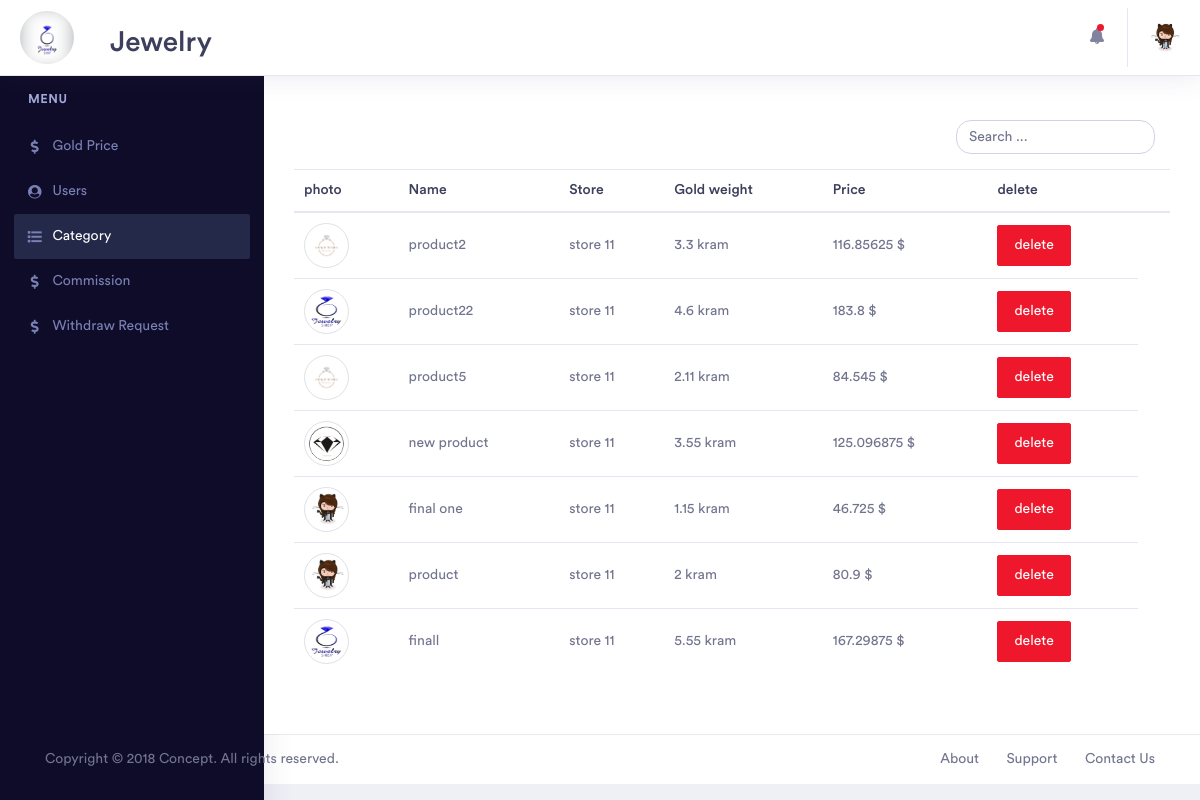
Page /product.php?data=1 (signed in) on the earlier database version.
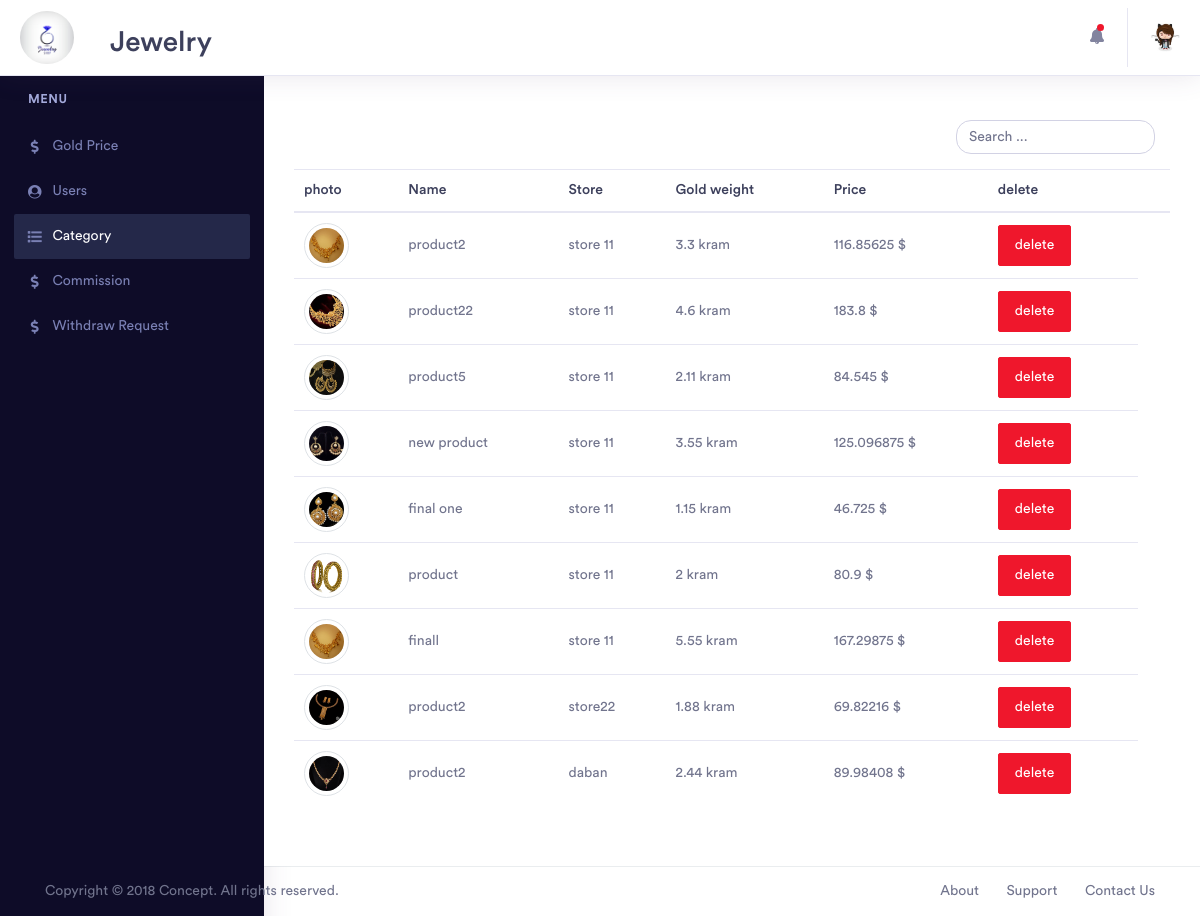
Same page on the later database version.
### tables this page shows
CREATE TABLE `product` (
  `id` int(11) NOT NULL,
  `name` varchar(500) NOT NULL,
  `photo` varchar(500) NOT NULL,
  `cat_id` int(11) NOT NULL,
  `gold_weight` float NOT NULL,
  `gold_kerat` int(11) NOT NULL,
  `manuf` float NOT NULL,
  `store_id` int(11) NOT NULL,
  `number` varchar(500) NOT NULL,
  `number_buy` int(11) NOT NULL DEFAULT '0'
);

CREATE TABLE `stores` (
  `id` int(11) NOT NULL,
  `name` varchar(500) NOT NULL,
  `address` varchar(500) NOT NULL,
  `mobile` varchar(500) NOT NULL,
  `image` varchar(500) NOT NULL,
  `f_link` varchar(500) NOT NULL,
  `g_link` varchar(500) NOT NULL
);

CREATE TABLE `price_gold` (
  `id` int(11) NOT NULL,
  `price_12` float NOT NULL,
  `price_14` float NOT NULL,
  `price_18` float NOT NULL,
  `price_21` float NOT NULL,
  `price_22` float NOT NULL,
  `price_24` float NOT NULL,
  `last_update` datetime NOT NULL
);

### core/admin.class.php (called while the page is built, shortened)
<?php
class admin
{
    private $conn;
    public function __construct()
    {
        $this->conn = mysqli_connect("localhost", "root", "", "jewelry");
    }
    public function admin_info($id){
        $result=mysqli_query($this->conn,"select * from admin where id=$id");
        if(mysqli_num_rows($result)>0){
            $data=array();
            while($row=mysqli_fetch_array($result)){
                $data[]=$row;
            }
        }
        return $data;
    }
    public function display_products($cat_id)
    {
        if ($cat_id == '0') {
            $result_pro = mysqli_query($this->conn, "select * from product");
        } else {
            $result_pro = mysqli_query($this->conn, "select * from product where cat_id=$cat_id");
        }
        if (mysqli_num_rows($result_pro) > 0) {
            $row = array();
            while ($row_prod = mysqli_fetch_array($result_pro)) {
                $row[] = $row_prod;
            }
            return $row;
        } else {
            return null;
        }
    }
    public function get_store_name($store_id)
    {
        $result_store = mysqli_query($this->conn, "select name from stores where id=$store_id");
        while ($name = mysqli_fetch_array($result_store)) {
            $store_name = $name['name'];
        }
        return $store_name;
    }
    public function get_price($gold_kerat)
    {
        $result_price = mysqli_query($this->conn, 'select * from price_gold');
        while ($price_data = mysqli_fetch_array($result_price)) {
            if ($gold_kerat == '24') {
                $price = $price_data['price_24'];
            } else if ($gold_kerat == '22') {
                $price = $price_data['price_22'];
            } else if ($gold_kerat == '21') {
                $price = $price_data['price_21'];
            } else if ($gold_kerat == '18') {
                $price = $price_data['price_18'];
            } else if ($gold_kerat == '14') {
                $price = $price_data['price_14'];
            } else {
                $price = $price_data['price_12'];
            }
        }
        return $price;
    }
}

### product.php (the view, shortened to what the changed rows need)
<?php
include_once "core/admin.class.php";
$obj = new admin();
?>
<!doctype html>
<html lang="en">
<head>
    <link rel="stylesheet" href="assets/vendor/bootstrap/css/bootstrap.min.css">
    <link href="assets/vendor/fonts/circular-std/style.css" rel="stylesheet">
    <link rel="stylesheet" href="assets/libs/css/style.css">
    <link rel="stylesheet" href="assets/vendor/fonts/fontawesome/css/fontawesome-all.css">
    <link rel="stylesheet" href="assets/vendor/charts/chartist-bundle/chartist.css">
    <link rel="stylesheet" href="assets/vendor/charts/morris-bundle/morris.css">
    <link rel="stylesheet" href="assets/vendor/fonts/material-design-iconic-font/css/materialdesignicons.min.css">
    <link rel="stylesheet" href="assets/vendor/charts/c3charts/c3.css">
    <link rel="stylesheet" href="assets/vendor/fonts/flag-icon-css/flag-icon.min.css">
    <link rel="stylesheet" href="assets/style/style.css">
</head>
<body>
    <div class="dashboard-main-wrapper">
        <div class="dashboard-header">
            <nav class="navbar navbar-expand-lg bg-white fixed-top">
                <h2 id="logo-h"> Jewelry</h2>
                <div class="collapse navbar-collapse " id="navbarSupportedContent">
                    <ul class="navbar-nav ml-auto navbar-right-top">
                        <li class="nav-item dropdown nav-user">
                            <?php $result=$obj->admin_info($_SESSION['login_id']);
                            foreach($result as $data){
                        ?>
                            <a class="nav-link nav-user-img" href="#" id="navbarDropdownMenuLink2" data-toggle="dropdown"
                                aria-haspopup="true" aria-expanded="false">
                                <img src="assets/admin_img/<?=$data['photo']?>" alt="" class="user-avatar-md rounded-circle">
                            </a>
                                <?php } ?>
                        </li>
                    </ul>
                </div>
            </nav>
        </div>
        <div class="dashboard-wrapper">
            <div class="dashboard-ecommerce">
                <div class="container-fluid dashboard-content ">
                    <div class="table-users">
                        <table class="table table-hover dataTable">
                            <thead>
                                <tr id="first_row" data-id="<?=$_GET['data']?>">
                                    <th>photo</th>
                                    <th>Name</th>
                                    <th>Store</th>
                                    <th>Gold weight</th>
                                    <th>Price</th>
                                    <th>delete<th>
                                </tr>
                            </thead>
                            <tbody id="result_search">
                                <?php
                                $result_product = $obj->display_products($_GET['data']);
                                if($result_product!= null){
                                foreach ($result_product as $ydata) {?>
                                <tr data-id="<?php echo $ydata['id'] ?>">
                                    <td><img src="assets/product_img/<?=$ydata['photo']?>" alt="personal photo" class="img-thumbnail rounded-circle"
                                            id="personal-photo"></td>
                                    <td>
                                        <?=$ydata['name'];?>
                                    </td>
                                    <td>
                                        <?=$obj->get_store_name($ydata['store_id']);?>
                                    </td>
                                    <td>
                                        <?=$ydata['gold_weight'];?> kram</td>
                                    <td>
                                        <?=($ydata['gold_weight']*$obj->get_price($ydata['gold_kerat'])+$ydata['manuf']); ?>
                                        $</td>
                                    <td><a href="javascript:delete_product(<?php echo $ydata['id'] ?>);" class="btn btn-danger">delete</a></td>
                                </tr>
                                <?php }
                                  }else{?>
                                <tr>
                                    <?php echo "No Products";?>
                                </tr>
                                <?php }?>
                            </tbody>
                        </table>
                    </div>
                </div>
            </div>
        </div>
    </div>
</body>
</html>

Differences in the rows shown:
changed product (number 1 of 9 on the later page): photo: a different picture
changed product "product22": photo: a different picture
changed product "product5": photo: a different picture
changed product "new product": photo: a different picture
changed product "final one": photo: a different picture
changed product "product": photo: a different picture
changed product "finall": photo: a different picture
added product: photo (picture), name "product2", store.name "store22", gold_weight "1.88", gold_weight+gold_kerat+manuf "69.82216"
added product: photo (picture), name "product2", store.name "daban", gold_weight "2.44", gold_weight+gold_kerat+manuf "89.98408"
